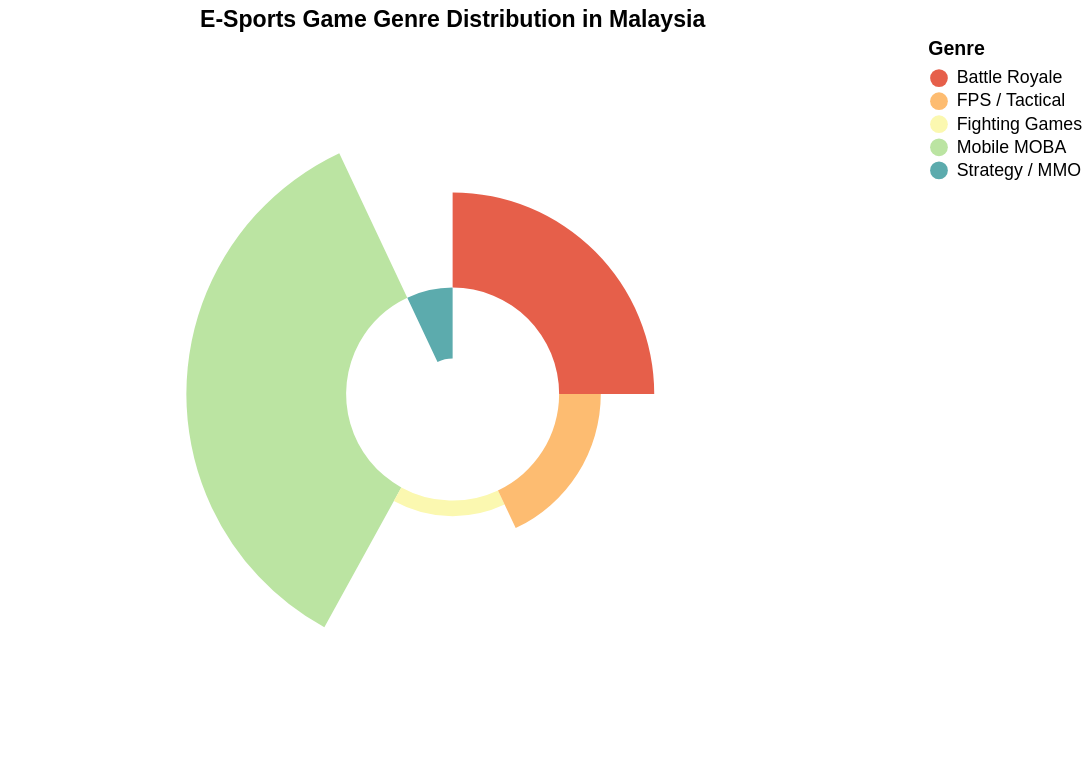

Source (Vega-Lite JSON):
### Vega-Lite specification from a JSON file in a GitHub repository (floating-point values rounded to 4 significant figures)
{"$schema": "https://vega.github.io/schema/vega-lite/v5.json", "title": "E-Sports Game Genre Distribution in Malaysia", "width": 500, "height": 400, "data": {"values": [{"genre": "Mobile MOBA", "viewership": 35}, {"genre": "Battle Royale", "viewership": 25}, {"genre": "Fighting Games", "viewership": 15}, {"genre": "FPS / Tactical", "viewership": 18}, {"genre": "Strategy / MMO", "viewership": 7}]}, "mark": {"type": "arc", "innerRadius": 60}, "encoding": {"theta": {"field": "viewership", "type": "quantitative", "stack": "normalize"}, "radius": {"field": "viewership", "type": "quantitative", "scale": {"type": "sqrt", "zero": false, "rangeMin": 20, "rangeMax": 150}}, "color": {"field": "genre", "type": "nominal", "scale": {"scheme": "spectral"}, "title": "Genre"}, "tooltip": [{"field": "genre", "type": "nominal", "title": "Genre"}, {"field": "viewership", "type": "quantitative", "title": "Viewership Share %"}]}}
